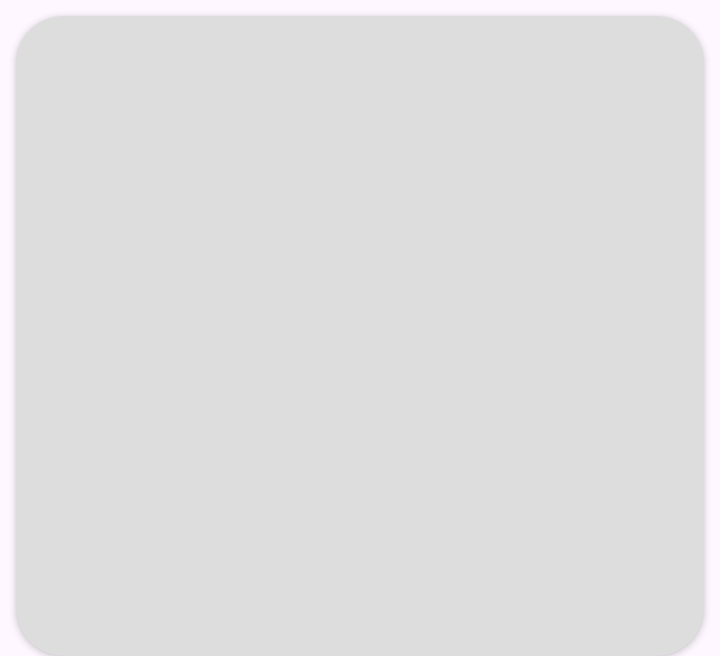
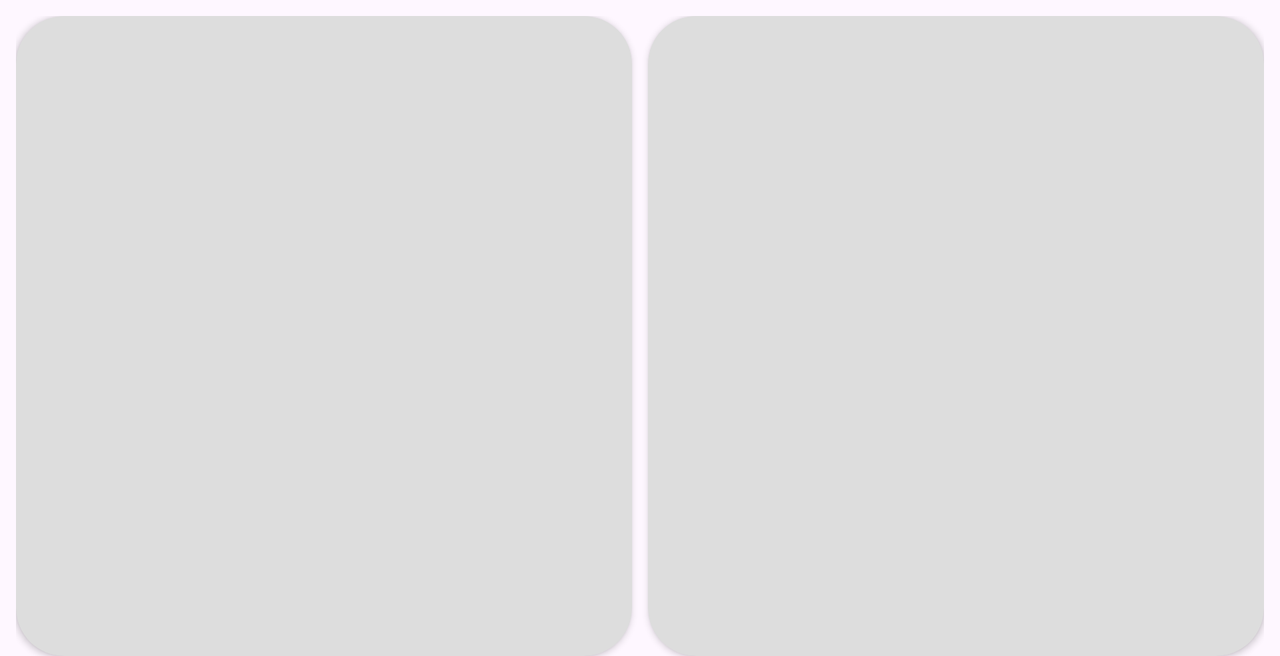

First picture: res/layout/ on a phone held upright. Second picture: the repository's own variant of that layout, on a device whose configuration matches the variant's folder. Source for both follows.
<!-- AndroidManifest.xml: application theme Theme.GitHubRepos -->
<!-- res/layout/data_placeholder.xml -->
<?xml version="1.0" encoding="utf-8"?>
<androidx.cardview.widget.CardView xmlns:android="http://schemas.android.com/apk/res/android"
    android:layout_width="match_parent"
    android:layout_height="320dp"
    xmlns:app="http://schemas.android.com/apk/res-auto"
    android:layout_marginStart="@dimen/default_margin"
    android:layout_marginTop="@dimen/default_margin"
    android:layout_marginEnd="@dimen/default_margin"
    app:cardCornerRadius="@dimen/default_corner"
    app:cardBackgroundColor="@color/gray" />
<!-- resources referenced by this layout -->
<resources>
  <color name="gray">#dddddd</color>
  <dimen name="default_corner">24dp</dimen>
  <dimen name="default_margin">8dp</dimen>
  <style name="Theme.GitHubRepos" parent="Base.Theme.GitHubRepos" />
  <style name="Base.Theme.GitHubRepos" parent="Theme.Material3.DayNight.NoActionBar">
          
          
      </style>
</resources>
<!-- res/layout-land/data_placeholder.xml (the repository's variant of the layout above) -->
<!-- drawn on the phone turned sideways -->
<?xml version="1.0" encoding="utf-8"?>
<androidx.constraintlayout.widget.ConstraintLayout xmlns:android="http://schemas.android.com/apk/res/android"
    xmlns:app="http://schemas.android.com/apk/res-auto"
    android:layout_width="match_parent"
    android:layout_height="320dp"
    android:layout_marginStart="@dimen/default_margin"
    android:layout_marginTop="@dimen/default_margin"
    android:layout_marginEnd="@dimen/default_margin"
    app:cardCornerRadius="@dimen/default_corner">

    <androidx.cardview.widget.CardView
        android:id="@+id/v1"
        android:layout_width="0dp"
        android:layout_height="320dp"
        app:cardBackgroundColor="@color/gray"
        app:cardCornerRadius="@dimen/default_corner"
        app:layout_constraintEnd_toStartOf="@id/v2"
        app:layout_constraintStart_toStartOf="parent"
        app:layout_constraintTop_toTopOf="parent" />

    <androidx.cardview.widget.CardView
        android:id="@+id/v2"
        android:layout_width="0dp"
        android:layout_height="320dp"
        android:layout_marginStart="@dimen/default_margin"
        app:cardBackgroundColor="@color/gray"
        app:cardCornerRadius="@dimen/default_corner"
        app:layout_constraintEnd_toEndOf="parent"
        app:layout_constraintStart_toEndOf="@id/v1"
        app:layout_constraintTop_toTopOf="parent" />

</androidx.constraintlayout.widget.ConstraintLayout>
